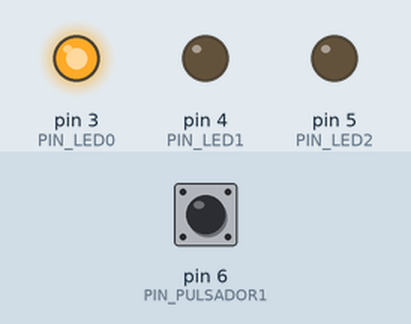
The sketch below on a simulated Arduino Uno, built with avr-gcc and run on an emulated ATmega328P. Parts: output pins drawn as LEDs (lit = HIGH). The inputs (shaded band) are chosen by the test bench; at power-on: pin 6 (PIN_PULSADOR1) HIGH.

Above: at 0.1 s.
At 0.6 s:
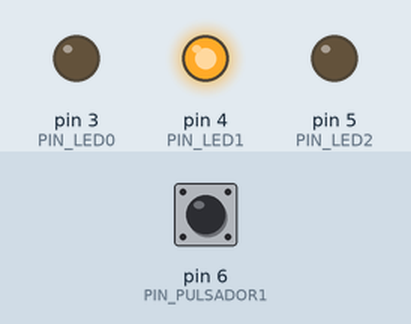
Timing chart, 0 to 2.1 s (numbered marks = the images above):
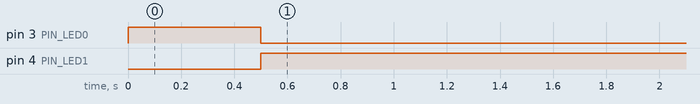

Measured:
- by itself, pin 3 (PIN_LED0): LOW → HIGH at 0.00 s, → LOW 0.50 s later
- by itself, pin 4 (PIN_LED1): LOW → HIGH at 0.50 s

The sketch:

Ej5-SecuenciaLed.ino
```cpp
/*  Ej5-SecuenciaLed: Prender secuencialmente 3 leds. En todo momento habrá encendido solamente 1 led.
 *  Utilizar 2 pulsadores para controlar el sentido de encendido. Por ejemplo:
 *  Pulsador A: led1 > led2 > led3 > led1 > …
 *  Pulsador B: led1 > led3 > led2 > led1 > …
 */
#include "antiRebote.h"

#define PIN_LED2 5
#define PIN_LED1 4
#define PIN_LED0 3

int cuenta = 0;
bool cicloActivo;

void setup() {
  pulsador_config ();
  pinMode(PIN_LED0, OUTPUT);
  pinMode(PIN_LED1, OUTPUT);
  pinMode(PIN_LED2, OUTPUT);
}

void loop() {
  cicloActivo = pulsador_cicloA();
  cicloActivo = pulsador_cicloB();

  switch(cicloActivo){
    case 0:
      cicloA();
      break;
    case 1:
      cicloB();
      break;
  }
  delay(500);
}

void cicloA(){
  switch(cuenta){
    case 0:
      digitalWrite(PIN_LED0, HIGH);
      digitalWrite(PIN_LED1, LOW);
      digitalWrite(PIN_LED2, LOW);
      cuenta++;
    break;
    case 1:
      digitalWrite(PIN_LED0, LOW);
      digitalWrite(PIN_LED1, HIGH);
      digitalWrite(PIN_LED2, LOW);
      cuenta++;
    break;
    case 3:
      digitalWrite(PIN_LED0, LOW);
      digitalWrite(PIN_LED1, LOW);
      digitalWrite(PIN_LED2, HIGH);
      cuenta = 0;
    break;
  }
}

void cicloB(){
    switch(cuenta){
    case 0:
      digitalWrite(PIN_LED0, LOW);
      digitalWrite(PIN_LED1, LOW);
      digitalWrite(PIN_LED2, HIGH);
      cuenta++;
    break;
    case 1:
      digitalWrite(PIN_LED0, LOW);
      digitalWrite(PIN_LED1, HIGH);
      digitalWrite(PIN_LED2, LOW);
      cuenta++;
    break;
    case 3:
      digitalWrite(PIN_LED0, HIGH);
      digitalWrite(PIN_LED1, LOW);
      digitalWrite(PIN_LED2, LOW);
      cuenta = 0;
    break;
  }
}
```

antiRebote.cpp
```cpp
#include "antiRebote.h"

int estado_anterior;
int estado_anteriorb;
int estado_boton;                                                  //Estado real del boton sin rebotes
int estado_botonb;

unsigned long lastDebounceTime = 0;                                // ultimo momento que el pin ha cambiado
unsigned long debounceDelay = 50;                                  // tiempo de rebote, aumentar si hay rebotes

bool ciclo;

void pulsador_config (){
  //Serial.begin(9600);
  pinMode(PIN_PULSADOR1, INPUT_PULLUP);                        //Selecciona el programa
  pinMode(PIN_PULSADOR0, INPUT_PULLUP);                        //inicia el robot
  estado_anterior = digitalRead(PIN_PULSADOR1);                //Inicializo con el estado del boton al iniciar programa
  estado_boton = estado_anterior;
  estado_anteriorb = digitalRead(PIN_PULSADOR0);                                               //Estado real del boton sin rebotes
  estado_botonb = estado_anteriorb;
}

bool pulsador_cicloA (){
  int sensorValb = digitalRead(PIN_PULSADOR0);
  //Serial.println(sensorVal);
  if (sensorValb != estado_anteriorb) {
    lastDebounceTime = millis();                                    //momento en que detecto un cambio de estado del boton
  }

  if ((millis() - lastDebounceTime) > debounceDelay) {
    //Cuando ha pasado el tiempo con una señal estable
    if (sensorValb != estado_botonb) {
      estado_botonb = sensorValb;
      if (estado_botonb == HIGH) {                                   //Detecto flanco ascendente, poner LOW para detectar flanco descendente
        //Serial.println("pulso");
        ciclo = 1;
        }
      }
    }
    estado_anteriorb = sensorValb;                                      //Sin esto no funciona, actualizo para el siguente loop
    return (ciclo);
}

bool pulsador_cicloB (){
  int sensorValb = digitalRead(PIN_PULSADOR1);
  //Serial.println(sensorVal);
  if (sensorValb != estado_anteriorb) {
    lastDebounceTime = millis();                                    //momento en que detecto un cambio de estado del boton
  }

  if ((millis() - lastDebounceTime) > debounceDelay) {
    //Cuando ha pasado el tiempo con una señal estable
    if (sensorValb != estado_botonb) {
      estado_botonb = sensorValb;
      if (estado_botonb == HIGH) {                                   //Detecto flanco ascendente, poner LOW para detectar flanco descendente
        //Serial.println("pulso");
        ciclo = 0;
        }
      }
    }
    estado_anteriorb = sensorValb;                                      //Sin esto no funciona, actualizo para el siguente loop
    return (ciclo);
  }
```

antiRebote.h
```cpp
#include <arduino.h>

#define PIN_PULSADOR1 6
#define PIN_PULSADOR0 5

void pulsador_config (void);
bool pulsador_cicloA (void);
bool pulsador_cicloB (void);
```
